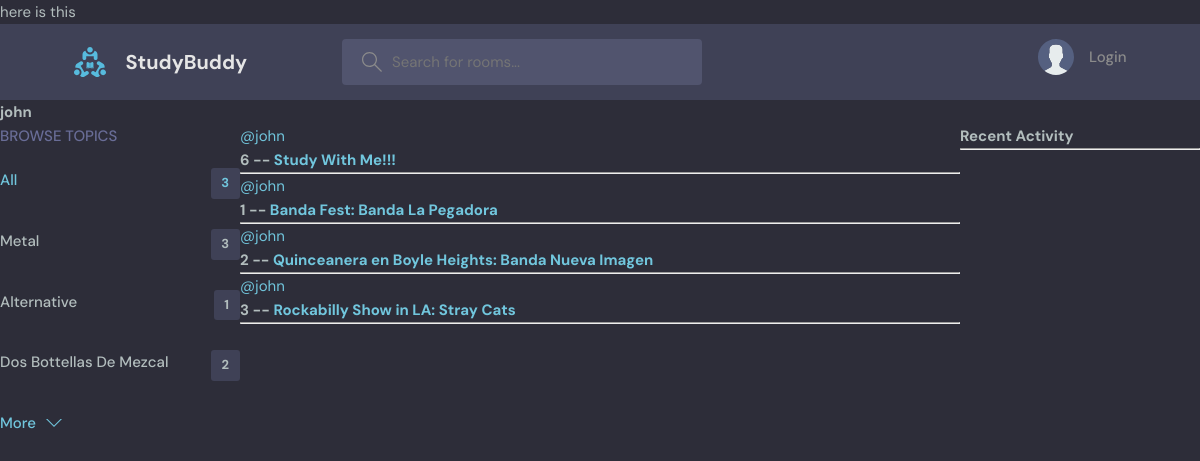
Page /profile/1/ on the committed database.
### base/models.py (models this page shows, shortened)
class Topic(models.Model):
    name = models.CharField(max_length=200)

class Event(models.Model):
    host = models.ForeignKey(User, on_delete=models.SET_NULL, null=True)
    topic = models.ForeignKey(Topic, on_delete=models.SET_NULL, null=True)
    name = models.CharField(max_length=200)
    description = models.TextField(null=True, blank=True)
    participants = models.ManyToManyField(User, related_name='participants', blank=True)
    updated = models.DateTimeField(auto_now=True)
    created = models.DateTimeField(auto_now_add=True)
    class Meta:
        ordering = ['-updated', '-created']

### base/views.py (the view)
# urls.py: path('profile/<str:pk>/', views.userProfile, name='user-profile'),
def userProfile(request, pk):
    user = User.objects.get(id=pk)
    events = user.event_set.all()
    event_messages = user.message_set.all()
    topics = Topic.objects.all()
    context = {'user': user, 'events': events, 'event_messages': event_messages, 'topics': topics}
    return render(request, 'base/profile.html', context)

### base/templates/base/profile.html (shortened to what this page needs)
{% extends 'main.html' %}
{% block content %}
<h1>{{user.username}}</h1>
<div class="profile-container">
    <div>
        {% include 'base/topics_component.html' %}
    </div>
    <div>
        {% include 'base/feed_component.html' %}
    </div>
    <div>
        {% include 'base/activity_component.html' %}
    </div>
</div>
{% endblock content %}

### templates/main.html (shortened to what this page needs)
<!DOCTYPE html>
{% load static %}
<html lang="en">
  <head>
    <link rel="stylesheet" href="{% static 'styles/style.css' %}" />
  </head>
  <body>
    {% include 'navbar.html' %}
    {% block content %}
    {% endblock %}
  </body>
</html>

### templates/navbar.html (shortened to what this page needs)
{% load static %}
<header class="header header--loggedIn">
    <div class="container">
      <a href="{% url 'home' %}" class="header__logo">
        <img src="{% static 'images/logo.svg' %}" />
        <h1>StudyBuddy</h1>
      </a>
      <form class="header__search" method="GET" action="{% url 'home' %}">
        <label>
          <input name="q" placeholder="Search for rooms..." />
        </label>
      </form>
      <nav class="header__menu">
        {% if request.user.is_authenticated %}
        <div class="header__user">
          <a href="profile.html">
            <div class="avatar avatar--medium active">
              <img src="https://randomuser.me/api/portraits/men/37.jpg" />
            </div>
            <p>{{request.user.username}} <span>@{{request.user.username}}</span></p>
          </a>
          <button class="dropdown-button">
            <svg version="1.1" xmlns="http://www.w3.org/2000/svg" width="32" height="32" viewBox="0 0 32 32">
              <title>chevron-down</title>
              <path d="M16 21l-13-13h-3l16 16 16-16h-3l-13 13z"></path>
            </svg>
          </button>
        </div>
        {% else %}
         <a href="{% url 'login' %}">
          <img src="{% static 'images/avatar.svg' %}" />
          <p>Login</p>
        </a>
        {% endif %}
      </nav>
    </div>
  </header>

### base/templates/base/topics_component.html
<div class="topics">
    <div class="topics__header">
      <h2>Browse Topics</h2>
    </div>
    <ul class="topics__list">
      <li>
        <a href="{% url 'home' %}" class="active">All <span>{{topics.count}}</span></a>
      </li>
      {% for topic in topics %}
      <li>
        <a href="{% url 'home' %}?q={{topic.name}}">{{topic.name}}<span>{{topic.event_set.all.count}}</span></a>
      </li>
      {% endfor %}
    </ul>
    <a class="btn btn--link" href="topics.html">
      More
      <svg version="1.1" xmlns="http://www.w3.org/2000/svg" width="32" height="32" viewBox="0 0 32 32">
        <title>chevron-down</title>
        <path d="M16 21l-13-13h-3l16 16 16-16h-3l-13 13z"></path>
      </svg>
    </a>
  </div>

### base/templates/base/feed_component.html (shortened to what this page needs)
{% for event in events %}
        <div>
            <a href="{% url 'user-profile' event.host.id %}">@{{event.host.username}}</a>
            <h5>{{event.id}} -- <a href="{% url 'event' event.id %}">{{event.name}}</a></h5>
            <hr>
        </div>
        {% endfor %}

### base/templates/base/activity_component.html (shortened to what this page needs)
<h3>Recent Activity</h3>
        <hr>

### static/styles/style.css (style rules this page uses)
:root { --color-main: #71c6dd; --color-main-light: #e1f6fb; --color-dark: #3f4156; --color-dark-medium: #51546e; --color-dark-light: #696d97; --color-light: #e5e5e5; --color-gray: #8b8b8b; --color-light-gray: #b2bdbd; --color-bg: #2d2d39; --color-success: #5dd693; --color-error: #fc4b0b; }
* { font-family: "DM Sans", -apple-system, BlinkMacSystemFont, "Segoe UI", Roboto, Oxygen, Ubuntu, Cantarell, "Open Sans", "Helvetica Neue", sans-serif; margin: 0; padding: 0; box-sizing: border-box; text-rendering: optimizeLegibility; font-size: inherit; }
html { font-size: 56.25%; }
@media only screen and (min-width: 1200px) { html { font-size: 62.5%; } }
body { line-height: 1.6; font-weight: 400; font-size: 1.5rem; color: var(--color-light-gray); background-color: var(--color-bg); min-height: 100vh; }
img { width: 100%; }
a { display: inline-block; color: var(--color-main); text-decoration: none; }
.container { max-width: 120rem; width: 90%; margin: auto; }
.btn { background-color: transparent; border: none; display: inline-flex; align-items: center; gap: 1rem; cursor: pointer; transition: all ease-in-out 0.3s; padding: 1rem 2rem; border-radius: 5px; box-shadow: 1px 1px 3px 1px rgba(0, 0, 0, 0.15); font-weight: 500; }
.btn--link { border-radius: 0; padding: 0; color: var(--color-main); box-shadow: none; }
.btn > svg { fill: currentColor; width: 1.6rem; height: 1.6rem; }
.header { padding: 1.5rem; background-color: var(--color-dark); }
.header > .container { display: flex; gap: 9.5rem; }
.header__logo, .header__user { display: flex; gap: 2rem; align-items: center; }
.header__logo > img { height: 3.2rem; width: 3.2rem; }
.header__logo > h1 { font-weight: 700; font-size: 2rem; color: var(--color-light); }
.header__search > label { background-color: var(--color-dark-medium); padding: 1.3rem 1rem; display: flex; align-items: center; gap: 1rem; border-radius: 4px; }
.header__search svg { fill: var(--color-gray); width: 2rem; height: 2rem; margin-left: 1rem; }
.header__search input { width: 30rem; background: transparent; border: none; outline: none; color: var(--color-light); }
.header__menu { margin-left: auto; position: relative; }
.header__menu a { display: flex; gap: 1.5rem; align-items: center; font-weight: 500; text-decoration: none; color: var(--color-gray); }
.header__menu img { height: 3.6rem; }
.header__menu p { line-height: 1.2; }
.topics__header { margin-bottom: 2rem; }
.topics__header h2 { text-transform: uppercase; font-weight: 500; color: var(--color-dark-light); }
.topics__list { list-style: none; }
.topics__list li a { display: flex; justify-content: space-between; margin-bottom: 3rem; font-weight: 500; color: var(--color-light-gray); transition: all 0.3s ease-in-out; }
.topics__list li a.active, .topics__list li a:hover { color: var(--color-main); }
.topics__list li a span { padding: 0.5rem 1rem; background-color: var(--color-dark); border-radius: 3px; font-size: 1.3rem; font-weight: 700; letter-spacing: 1px; }

### base/templates/base/profile.html (style rules this page uses)
.profile-container { display: grid; grid-template-columns: 1fr 3fr 1fr; }

### rows in the picture
Topic: name "Metal", event_set.all.count "3"
Topic: name "Alternative", event_set.all.count "1"
Topic: name "Dos Bottellas De Mezcal", event_set.all.count "2"
Event: host.username "john", id "6", name "Study With Me!!!"
Event: host.username "john", id "1", name "Banda Fest: Banda La Pegadora"
Event: host.username "john", id "2", name "Quinceanera en Boyle Heights: Banda Nueva Imagen"
Event: host.username "john", id "3", name "Rockabilly Show in LA: Stray Cats"

### other values in the picture
{{ user.username }} "john"
{{ topics.count }} "3"
